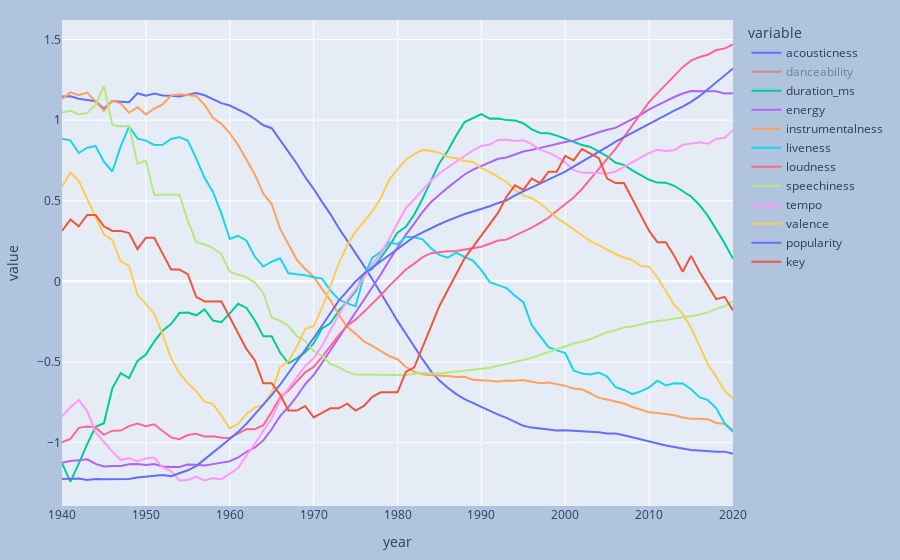

Notebook code for this chart:
### Code cell
# Here is a plotly visualization, which is much nicer to look at but doesn't render in Github
import plotly.express as px
fig = px.line(data_by_year_avg)
fig.update_layout(
    margin=dict(l=20, r=20, t=20, b=20),
    paper_bgcolor="LightSteelBlue",
)
fig.show()
